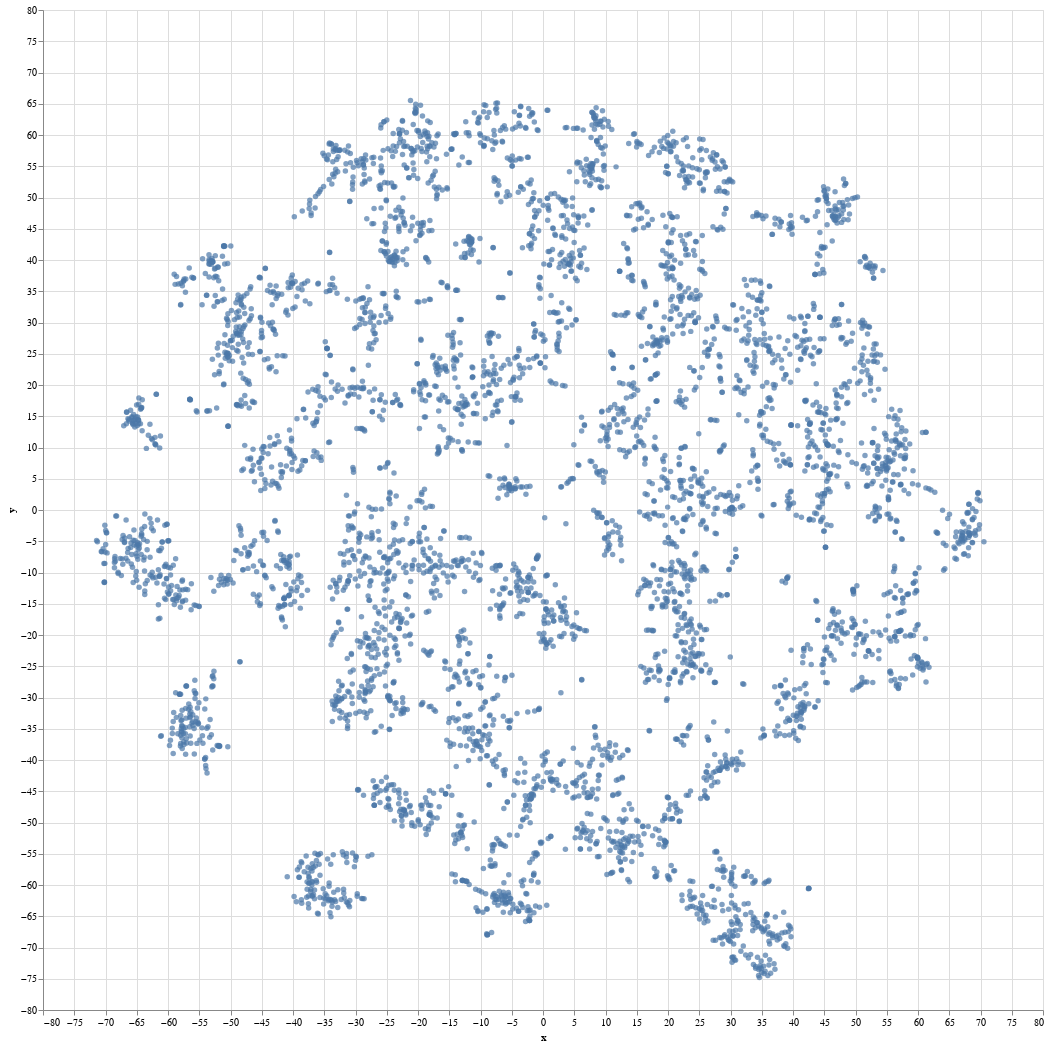

This figure's notebook cell:
### Code cell
chart.interactive()

### Figure 1 — Vega-Lite specification as saved in the notebook (floating-point values rounded to 4 significant figures; data arrays with more than 128 entries replaced by an {"elided": "..."} marker saying what was removed)
{"$schema": "https://vega.github.io/schema/vega-lite/v2.4.3.json", "config": {"view": {"height": 300, "width": 400}}, "data": {"values": {"elided": "5000 records"}}, "encoding": {"tooltip": {"field": "titles", "type": "nominal"}, "x": {"field": "x", "type": "quantitative"}, "y": {"field": "y", "type": "quantitative"}}, "height": 1000, "mark": "circle", "selection": {"selector008": {"bind": "scales", "encodings": ["x", "y"], "mark": {"fill": "#333", "fillOpacity": 0.125, "stroke": "white"}, "on": "[mousedown, window:mouseup] > window:mousemove!", "resolve": "global", "translate": "[mousedown, window:mouseup] > window:mousemove!", "type": "interval", "zoom": "wheel!"}}, "width": 1000}
